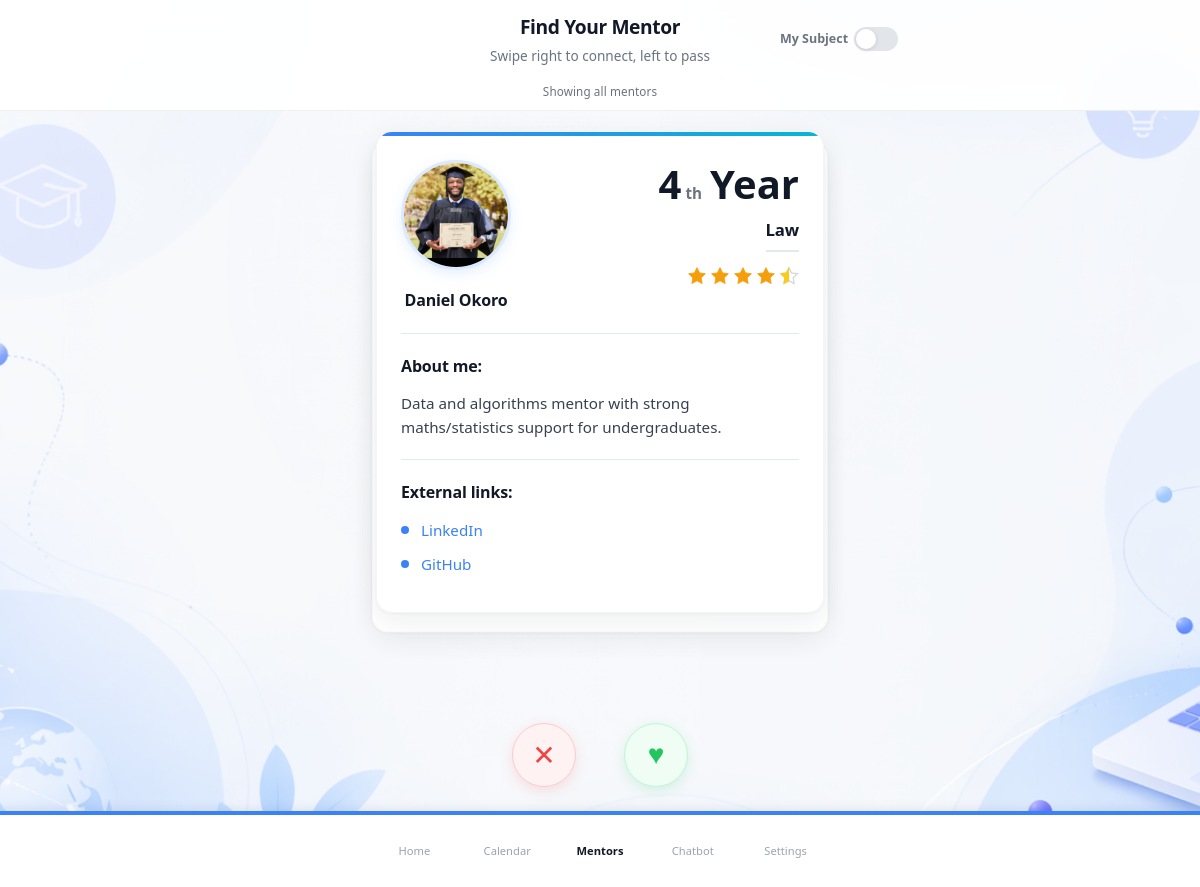
Screenshot of /pages/mentor_swipe.php (signed in) with the database file from the repository.
### tables this page shows
CREATE TABLE `mentor_profiles` (
  `mentor_id` int(11) NOT NULL,
  `bio` text DEFAULT NULL,
  `linkedin` varchar(255) DEFAULT NULL,
  `github` varchar(255) DEFAULT NULL,
  `experience_years` int(11) DEFAULT NULL,
  `verified` tinyint(1) DEFAULT 0,
  `user_id` int(11) NOT NULL
);

CREATE TABLE `users` (
  `id` int(11) NOT NULL,
  `first_name` varchar(100) NOT NULL,
  `last_name` varchar(100) NOT NULL,
  `phone` varchar(20) DEFAULT NULL,
  `email` varchar(150) NOT NULL,
  `password` varchar(255) NOT NULL,
  `role` enum('student','mentor','admin') NOT NULL,
  `created_at` timestamp NOT NULL DEFAULT current_timestamp(),
  `profile_picture` varchar(255) DEFAULT NULL,
  `oauth_provider` varchar(20) DEFAULT NULL,
  `oauth_id` varchar(255) DEFAULT NULL
);

### components/swipe/swipe_card.php (the view, shortened to what this page needs)
<?php
function render_swipe_card($mentor, $index = 0) {
    $mentor_id = htmlspecialchars($mentor['id'] ?? '');
    $first_name = htmlspecialchars($mentor['first_name'] ?? 'Mentor');
    $last_name = htmlspecialchars($mentor['last_name'] ?? '');
    $full_name = trim("$first_name $last_name");
    $profile_picture = isset($mentor['profile_picture']) ? trim($mentor['profile_picture']) : '';
    $fallback_avatar = 'https://ui-avatars.com/api/?name=' . urlencode($full_name) . '&background=3b82f6&color=fff&size=128';
    if ($profile_picture !== '' && $profile_picture !== null) {
        $avatar_url = '../' . htmlspecialchars($profile_picture);
    } else {
        $avatar_url = $fallback_avatar;
    }
    $year = intval($mentor['year_of_study'] ?? 3);
    $year_suffix = match($year) {
        1 => 'st',
        2 => 'nd',
        3 => 'rd',
        default => 'th'
    };
    $course = htmlspecialchars($mentor['course'] ?? 'Computer Science');
    $avg_rating = isset($mentor['avg_rating']) ? round((float)$mentor['avg_rating'], 1) : null;
    $subjects = $mentor['subjects'] ?? ['Object-oriented programming', 'Web development', 'Database Design'];
    $bio = htmlspecialchars($mentor['bio'] ?? 'Passionate about helping students succeed in their academic journey.');
    $linkedin_url = htmlspecialchars($mentor['linkedin'] ?? '#');
    $github_url = htmlspecialchars($mentor['github'] ?? '#');
    $z_index = 100 - $index;
    ?>
    <?php $subjects_lower = array_map(fn($s) => strtolower(trim($s)), $subjects); ?>
    <div class="swipe-card" data-mentor-id="<?= $mentor_id ?>" data-index="<?= $index ?>" data-subjects="<?= htmlspecialchars(implode('|||', $subjects_lower)) ?>" style="z-index: <?= $z_index ?>;">
        <div class="swipe-card-accent"></div>
        <div class="swipe-card-inner">
            <div class="swipe-card-header">
                <div class="swipe-card-avatar-container">
                    <img src="<?php echo $avatar_url; ?>" alt="<?php echo $full_name; ?>" class="swipe-card-avatar" onerror="this.onerror=null; this.src='<?php echo $fallback_avatar; ?>';">
                    <h2 class="swipe-card-name"><?php echo $full_name; ?></h2>
                </div>
                <div class="swipe-card-info">
                    <div class="swipe-card-year">
                        <span class="year-number"><?php echo $year; ?></span><sup class="year-suffix"><?php echo $year_suffix; ?></sup>
                        <span class="year-label">Year</span>
                    </div>
                    <h3 class="swipe-card-course"><?php echo $course; ?></h3>
                    <?php if ($avg_rating !== null): ?>
                    <div class="swipe-card-rating">
                        <?php for ($i = 1; $i <= 5; $i++):
                            $fill = min(1, max(0, $avg_rating - ($i - 1)));
                        ?>
                            <?php if ($fill >= 1): ?>
                                <svg class="star-icon star-filled" viewBox="0 0 24 24" width="24" height="24">
                                    <path d="M12 2l3.09 6.26L22 9.27l-5 4.87 1.18 6.88L12 17.77l-6.18 3.25L7 14.14 2 9.27l6.91-1.01L12 2z"/>
                                </svg>
                            <?php elseif ($fill > 0): ?>
                                <svg class="star-icon" viewBox="0 0 24 24" width="24" height="24">
                                    <defs>
                                        <clipPath id="half-<?= $mentor_id ?>-<?= $i ?>">
                                            <rect x="0" y="0" width="<?= round($fill * 24, 2) ?>" height="24"/>
                                        </clipPath>
                                    </defs>
                                    <path d="M12 2l3.09 6.26L22 9.27l-5 4.87 1.18 6.88L12 17.77l-6.18 3.25L7 14.14 2 9.27l6.91-1.01L12 2z" fill="none" stroke="#d1d5db" stroke-width="1.5"/>
                                    <path d="M12 2l3.09 6.26L22 9.27l-5 4.87 1.18 6.88L12 17.77l-6.18 3.25L7 14.14 2 9.27l6.91-1.01L12 2z" fill="#facc15" stroke="#facc15" clip-path="url(#half-<?= $mentor_id ?>-<?= $i ?>)"/>
                                </svg>
                            <?php else: ?>
                                <svg class="star-icon star-empty" viewBox="0 0 24 24" width="24" height="24">
                                    <path d="M12 2l3.09 6.26L22 9.27l-5 4.87 1.18 6.88L12 17.77l-6.18 3.25L7 14.14 2 9.27l6.91-1.01L12 2z"/>
                                </svg>
                            <?php endif; ?>
                        <?php endfor; ?>
                    </div>
                    <?php endif; ?>
                </div>
            </div>
            <div class="swipe-card-divider"></div>
            <div class="swipe-card-section">
                <h4 class="swipe-card-section-title">About me:</h4>
                <p class="swipe-card-bio"><?php echo $bio; ?></p>
            </div>
            <div class="swipe-card-divider"></div>
            <?php
            $has_linkedin = !empty($linkedin_url) && $linkedin_url !== '#';
            $has_github = !empty($github_url) && $github_url !== '#';
            if ($has_linkedin || $has_github):
            ?>
            <div class="swipe-card-section">
                <h4 class="swipe-card-section-title">External links:</h4>
                <ul class="swipe-card-list">
                    <?php if ($has_linkedin): ?>
                    <li class="swipe-card-list-item">
                        <span class="bullet"></span>
                        <a href="<?php echo $linkedin_url; ?>" class="swipe-card-link" target="_blank" rel="noopener">LinkedIn</a>
                    </li>
                    <?php endif; ?>
                    <?php if ($has_github): ?>
                    <li class="swipe-card-list-item">
                        <span class="bullet"></span>
                        <a href="<?php echo $github_url; ?>" class="swipe-card-link" target="_blank" rel="noopener">GitHub</a>
                    </li>
                    <?php endif; ?>
                </ul>
            </div>
            <?php endif; ?>
        </div>
    </div>
    <?php
}
    ?>

### pages/mentor_swipe.php (shortened to what this page needs)
<?php
require_once '../includes/db.php';
$user_id = $_SESSION['user_id'];
$student_id = null;
try {
    $studentStmt = $pdo->prepare('SELECT student_id FROM students WHERE user_id = ?');
    $studentStmt->execute([$user_id]);
    $studentRow = $studentStmt->fetch();
    if ($studentRow) {
        $student_id = $studentRow['student_id'];
    } else {
        header('Location: ../users/student/student_profile_setup.php');
        exit;
    }
} catch (PDOException $e) {
    header('Location: dashboard.php');
    exit;
}
require_once '../components/swipe/swipe_card.php';
$mentors = [];
try {
    $sql = "
        SELECT
            mp.mentor_id as id,
            u.first_name,
            u.last_name,
            u.profile_picture,
            mp.bio,
            mp.experience_years,
            mp.linkedin,
            mp.github,
            (SELECT ROUND(AVG(rating), 1) FROM mentor_ratings WHERE mentor_id = mp.mentor_id) as avg_rating,
            GROUP_CONCAT(DISTINCT s.name SEPARATOR '|||') as subjects
        FROM users u
        INNER JOIN mentor_profiles mp ON mp.user_id = u.id AND mp.verified = 1
        LEFT JOIN mentor_subjects ms ON ms.mentor_id = mp.mentor_id
        LEFT JOIN subjects s ON s.id = ms.subject_id
        WHERE u.role = 'mentor'
        AND NOT EXISTS (
            SELECT 1
            FROM mentor_requests mr
            WHERE mr.student_id = ?
              AND mr.mentor_id = mp.mentor_id
        )
        GROUP BY mp.mentor_id
        ORDER BY u.first_name ASC
        LIMIT 20
    ";
    $stmt = $pdo->prepare($sql);
    $stmt->execute([$student_id]);
    $mentors = $stmt->fetchAll(PDO::FETCH_ASSOC);
} catch (PDOException $e) {
    $mentors = [];
}
?>
<!DOCTYPE html>
<html lang="en">
<head>
    <link rel="stylesheet" href="../assets/css/mentor_swipe.css">
</head>
<body>
<header class="swipe-page-header">
    <div class="swipe-page-header-inner">
        <div class="swipe-header-top">
            <div class="swipe-header-text">
                <h1>Find Your Mentor</h1>
                <p>Swipe right to connect, left to pass</p>
            </div>
            <div class="filter-toggle-wrapper">
                <label class="filter-label">My Subject</label>
                <button id="filterBtn" class="filter-toggle" title="Show only mentors who teach my subject">
                    <span class="toggle-track"></span>
                    <span class="toggle-thumb"></span>
                </button>
            </div>
        </div>
    </div>
    <div id="filterStatus" class="swipe-filter-status">Showing all mentors</div>
</header>
<main>
    <div class="swipe-wrapper">
        <div class="swipe-container">
            <?php if (empty($mentors)): ?>
                <div class="swipe-empty visible">
                    <div class="swipe-empty-icon">
                        <svg width="32" height="32" viewBox="0 0 24 24" fill="none" stroke="#3b82f6" stroke-width="2" stroke-linecap="round" stroke-linejoin="round"><path d="M22 10v6M2 10l10-5 10 5-10 5z"/><path d="M6 12v5c3 3 9 3 12 0v-5"/></svg>
                    </div>
                    <h3>No more mentors</h3>
                    <p>Check back later for new mentors!</p>
                </div>
            <?php else: ?>
                <?php foreach (array_reverse($mentors) as $index => $mentor): ?>
                    <?php render_swipe_card($mentor, $index); ?>
                <?php endforeach; ?>
            <?php endif; ?>
        </div>
        <?php if (!empty($mentors)): ?>
            <div class="swipe-actions">
                <button class="swipe-btn swipe-btn-pass" onclick="swipePass()" title="Pass">
                    ✕
                </button>
                <button class="swipe-btn swipe-btn-like" onclick="swipeLike()" title="Like">
                    ♥
                </button>
            </div>
        <?php endif; ?>
    </div>
    <?php include '../includes/nav.php'; ?>
</main>
</body>
</html>

### assets/css/mentor_swipe.css (style rules this page uses)
:root { --accent: #3b82f6; --accent-dark: #2563eb; --accent-light: #dbeafe; --cyan: #06b6d4; --cyan-light: #cffafe; --muted: #6b7280; --bg: #f8fafc; --card: #ffffff; --text: #111827; --text-light: #374151; }
*, *::before, *::after { box-sizing: border-box; margin: 0; padding: 0; }
html { -webkit-text-size-adjust: 100%; }
body { font-family: system-ui, -apple-system, 'Segoe UI', Roboto, 'Helvetica Neue', Arial, sans-serif; background: var(--bg) url('../images/Mentor%20match%20background.png') no-repeat center top / cover fixed; color: var(--text); line-height: 1.6; min-height: 100vh; padding-bottom: 88px; }
.swipe-page-header { position: sticky; top: 0; z-index: 50; background: rgba(255,255,255,0.92); backdrop-filter: blur(12px); -webkit-backdrop-filter: blur(12px); border-bottom: 1px solid rgba(0,0,0,0.06); }
.swipe-page-header-inner { max-width: 560px; margin: 0 auto; padding: 12px 20px; }
.swipe-header-top { display: flex; align-items: center; justify-content: space-between; gap: 12px; }
.swipe-header-top::before { content: ''; flex-shrink: 0; width: 80px; }
.swipe-header-text { flex: 1; text-align: center; }
.filter-toggle-wrapper { display: flex; align-items: center; gap: 6px; flex-shrink: 0; width: 80px; justify-content: flex-end; }
.filter-label { font-size: 0.78rem; font-weight: 600; color: var(--muted); user-select: none; white-space: nowrap; }
.filter-toggle { position: relative; width: 44px; height: 24px; background: none; border: none; padding: 0; cursor: pointer; display: flex; align-items: center; -webkit-tap-highlight-color: transparent; }
.toggle-track { position: absolute; width: 44px; height: 24px; background: #e2e5ea; border-radius: 12px; transition: background 0.3s ease, box-shadow 0.3s ease; }
.toggle-thumb { position: absolute; width: 20px; height: 20px; background: white; border-radius: 10px; left: 2px; top: 2px; box-shadow: 0 1px 4px rgba(0,0,0,0.12); transition: left 0.3s cubic-bezier(0.4, 0, 0.2, 1), box-shadow 0.3s ease; }
.swipe-filter-status { max-width: 560px; margin: 0 auto; padding: 5px 20px 8px; font-size: 0.73rem; font-weight: 500; color: var(--muted); text-align: center; letter-spacing: 0.01em; transition: color 0.3s ease; }
.swipe-page-header h1 { font-size: 1.2rem; font-weight: 800; letter-spacing: -0.02em; margin: 0 0 2px; }
.swipe-page-header p { color: var(--muted); margin: 0; font-size: 0.85rem; font-weight: 500; }
.swipe-wrapper { width: 100%; max-width: 480px; margin: 0 auto; padding: 20px 16px; display: flex; flex-direction: column; align-items: center; }

### includes/nav.php (style rules this page uses)
body { padding-bottom: 80px; }

### rows the page displays
mentor_profiles: mentor_id.profile_picture (picture), mentor_id.last_name "Daniel Okoro", experience_years "4", experience_years "th", course "Law", bio "Data and algorithms mentor with strong maths/statistics support for undergraduates."

### other values shown
$item['label'] "Home"
$item['label'] "Calendar"
$item['label'] "Mentors"
$item['label'] "Chatbot"
$item['label'] "Settings"
